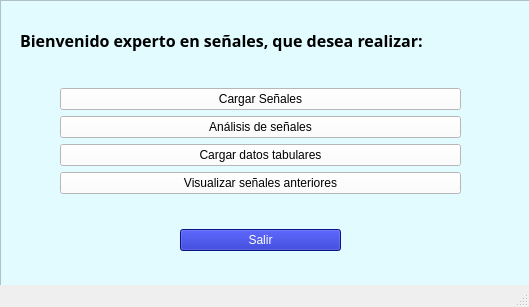
<?xml version="1.0" encoding="UTF-8"?>
<ui version="4.0">
 <class>MainWindow</class>
 <widget class="QMainWindow" name="MainWindow">
  <property name="geometry">
   <rect>
    <x>0</x>
    <y>0</y>
    <width>529</width>
    <height>307</height>
   </rect>
  </property>
  <property name="windowTitle">
   <string>MainWindow</string>
  </property>
  <widget class="QWidget" name="centralwidget">
   <widget class="QFrame" name="frame">
    <property name="geometry">
     <rect>
      <x>0</x>
      <y>0</y>
      <width>531</width>
      <height>301</height>
     </rect>
    </property>
    <property name="styleSheet">
     <string notr="true">background-color: rgb(225, 251, 255);</string>
    </property>
    <property name="frameShape">
     <enum>QFrame::StyledPanel</enum>
    </property>
    <property name="frameShadow">
     <enum>QFrame::Raised</enum>
    </property>
    <widget class="QLabel" name="label">
     <property name="geometry">
      <rect>
       <x>20</x>
       <y>30</y>
       <width>451</width>
       <height>21</height>
      </rect>
     </property>
     <property name="font">
      <font>
       <family>Myanmar Text</family>
       <pointsize>12</pointsize>
       <weight>75</weight>
       <bold>true</bold>
      </font>
     </property>
     <property name="text">
      <string>Bienvenido experto en señales, que desea realizar: </string>
     </property>
    </widget>
    <widget class="QWidget" name="verticalLayoutWidget">
     <property name="geometry">
      <rect>
       <x>10</x>
       <y>60</y>
       <width>501</width>
       <height>201</height>
      </rect>
     </property>
     <layout class="QVBoxLayout" name="verticalLayout">
      <property name="leftMargin">
       <number>50</number>
      </property>
      <property name="rightMargin">
       <number>50</number>
      </property>
      <item>
       <spacer name="verticalSpacer">
        <property name="orientation">
         <enum>Qt::Vertical</enum>
        </property>
        <property name="sizeHint" stdset="0">
         <size>
          <width>20</width>
          <height>40</height>
         </size>
        </property>
       </spacer>
      </item>
      <item>
       <widget class="QPushButton" name="Boton_cargarsenales">
        <property name="styleSheet">
         <string notr="true">background-color: rgb(255, 255, 255);</string>
        </property>
        <property name="text">
         <string>Cargar Señales</string>
        </property>
       </widget>
      </item>
      <item>
       <widget class="QPushButton" name="Boton_analizarsenales">
        <property name="styleSheet">
         <string notr="true">background-color: rgb(255, 255, 255);</string>
        </property>
        <property name="text">
         <string>Análisis de señales</string>
        </property>
       </widget>
      </item>
      <item>
       <widget class="QPushButton" name="Boton_cargardatos">
        <property name="styleSheet">
         <string notr="true">background-color: rgb(255, 255, 255);</string>
        </property>
        <property name="text">
         <string>Cargar datos tabulares</string>
        </property>
       </widget>
      </item>
      <item>
       <widget class="QPushButton" name="Boton_visualizarsenales">
        <property name="styleSheet">
         <string notr="true">background-color: rgb(255, 255, 255);</string>
        </property>
        <property name="text">
         <string>Visualizar señales anteriores</string>
        </property>
       </widget>
      </item>
      <item>
       <spacer name="verticalSpacer_2">
        <property name="orientation">
         <enum>Qt::Vertical</enum>
        </property>
        <property name="sizeHint" stdset="0">
         <size>
          <width>20</width>
          <height>40</height>
         </size>
        </property>
       </spacer>
      </item>
      <item>
       <layout class="QVBoxLayout" name="verticalLayout_2">
        <property name="leftMargin">
         <number>120</number>
        </property>
        <property name="rightMargin">
         <number>120</number>
        </property>
        <property name="bottomMargin">
         <number>10</number>
        </property>
        <item>
         <widget class="QPushButton" name="Boton_salir">
          <property name="styleSheet">
           <string notr="true">background-color: rgb(17, 28, 185);
color: rgb(255, 255, 255);</string>
          </property>
          <property name="text">
           <string>Salir</string>
          </property>
         </widget>
        </item>
       </layout>
      </item>
     </layout>
    </widget>
   </widget>
  </widget>
  <widget class="QMenuBar" name="menubar">
   <property name="geometry">
    <rect>
     <x>0</x>
     <y>0</y>
     <width>529</width>
     <height>22</height>
    </rect>
   </property>
  </widget>
  <widget class="QStatusBar" name="statusbar"/>
 </widget>
 <resources/>
 <connections>
  <connection>
   <sender>Boton_salir</sender>
   <signal>clicked()</signal>
   <receiver>frame</receiver>
   <slot>close()</slot>
   <hints>
    <hint type="sourcelabel">
     <x>279</x>
     <y>265</y>
    </hint>
    <hint type="destinationlabel">
     <x>354</x>
     <y>213</y>
    </hint>
   </hints>
  </connection>
 </connections>
</ui>
